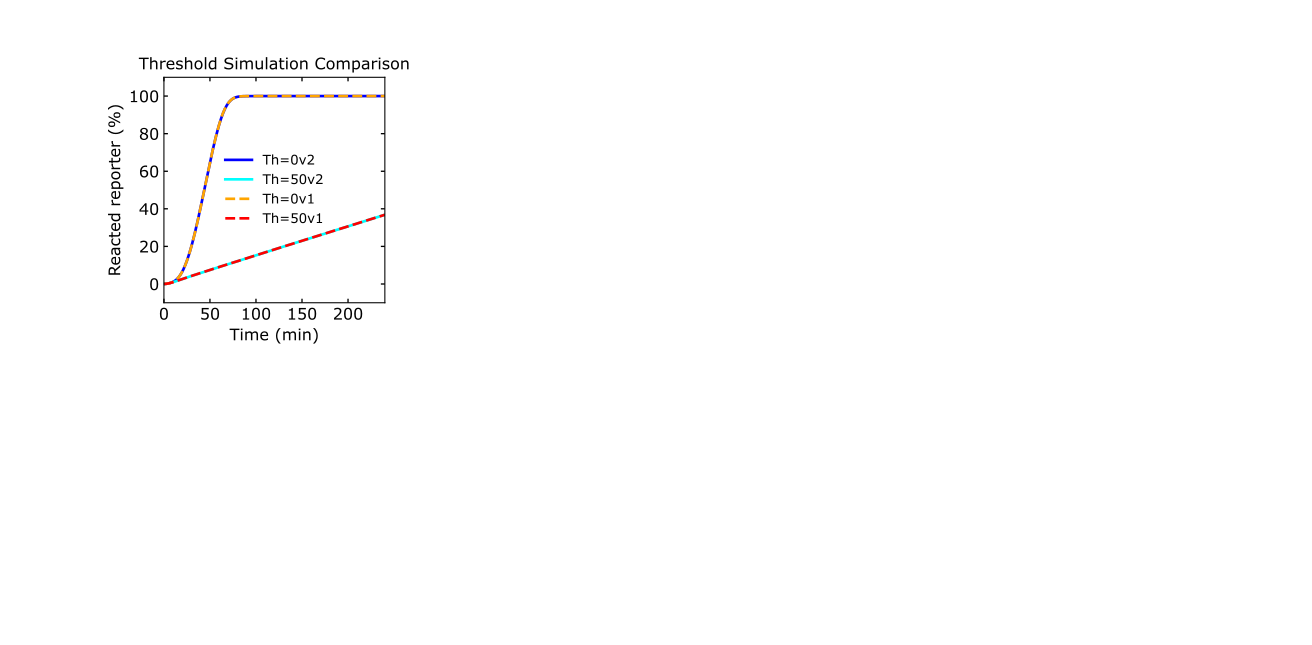

Here is the Python script that generated this plot:


# -*- coding: utf-8 -*-
"""
Created on Thu Jun  9 13:29:40 2022

@author: tnm12
"""

import numpy as np
import scipy.integrate as spi
import matplotlib as mpl
import matplotlib.pyplot as plt
from matplotlib.ticker import MaxNLocator
from matplotlib import cm

import sys
import Simulatorv2021 as RSDs #import version 2.0.2.1 of simulator
    


##############################################################################
#Simulations
##############################################################################


IN_temp = 25 #input template

REP_con = 500 #reporter concentration

t_sim = np.linspace(0,6,1001)*3600 # seconds

thresh_con = [0,50] #threshold concentration

color = ['blue', 'aqua']
model1 = RSDs.RSD_sim(5) # define the model instance and # of domains

# specify species involved in the reaction
model1.molecular_species('G{1,2}',DNA_con=25)
model1.molecular_species('REP{2}',DNA_con=REP_con)
model1.molecular_species('I{1}',DNA_con=IN_temp)

for n in range(len(thresh_con)):
    model1.molecular_species('th{1}',DNA_con=thresh_con[n])

# simulate the model (input is simulation time)
    model1.simulate(t_sim)
    
    
    # pull out the species from the model solution to plot
    S2 = model1.output_concentration('S{2}')
    
    
    fs = 12 #font size
    
    plt.subplot(2,4,1)
    plt.plot(model1.t/60,(S2/REP_con)*100,color=color[n],linewidth=2,linestyle='-')
    plt.xlabel('Time(min)',fontsize=fs)
    ax1 = plt.gca()
    ax1.xaxis.set_tick_params(which='both',size=3,width=1,direction='in',top='on')
    ax1.yaxis.set_tick_params(which='both',size=3,width=1,direction='in',right='on')
    plt.xticks(fontsize=fs)
    plt.yticks(fontsize=fs)
    plt.xlim(0,180)



import Simulator1 as RSDs #import first version of simulator
    


##############################################################################
#Simulations
##############################################################################


IN_temp = 25 #input template

t_sim = np.linspace(0,6,1001)*3600 # seconds

k_txn = 0.013 #transcription rate

thresh_con = [0,50] #threshold concentration

color = ['orange','red']

model2 = RSDs.RSD_sim() # define the model instance

# specify DNA txn templates and reporters and concentrations
model2.DNA_species('gate','1_2',temp_con=25)
model2.DNA_species('reporter','REP2',temp_con=500)
model2.DNA_species('input','I1',temp_con=IN_temp)


for n in range(len(thresh_con)):
    
    model2.DNA_species('threshold','TH1',temp_con=thresh_con[n])

    # simulate the model
    model2.simulate(t_sim,1,k_txn)
    
    
    # pull out the species from the model solution to plot
    REP = model2.output_concentration['REP2']
    
    
    fs = 12
    
    plt.subplot(2,4,1)
    plt.plot(model2.sol.t/60,(1-REP/REP_con)*100,color=color[n],linewidth=2,linestyle='--')
    plt.xticks(fontsize=fs)
    plt.yticks(fontsize=fs)
    plt.ylim(-10,110)
    plt.xlim(0,240)
    ax1 = plt.gca()
    ax1.xaxis.set_tick_params(which='both',size=3,width=1,direction='in',top='on')
    #ax1.xaxis.set_major_locator(MaxNLocator(integer=True))
    ax1.yaxis.set_tick_params(which='both',size=3,width=1,direction='in',right='on')
    plt.xlabel('Time (min)',fontsize=fs)
    plt.ylabel('Reacted reporter (%)',fontsize=fs)
    plt.title('Threshold Simulation Comparison')
    plt.legend(['Th=0v2','Th=50v2','Th=0v1','Th=50v1'],frameon=False)
